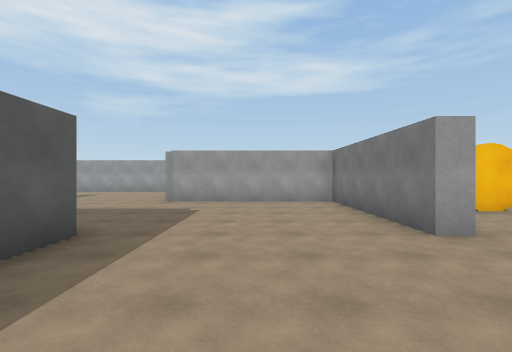
View 1 (above)

24 first-person views from a walk through a 3-D level made in the Unity game engine. The camera is 1.5 m above the floor, looks level and sees 85° across. The floor is counted in squares, 2 m on a side. Each view is taken from the middle of a square. On the plan, view 1 faces up. The plan holds only what a view shows up to about 10 squares ahead; the rest is blank. The place goes on beyond the plan. The player is left out. Some animated figures are left out.

View 2
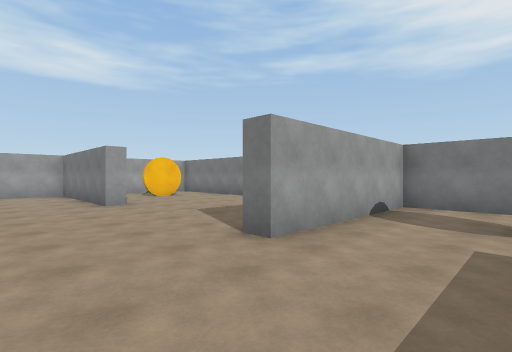

View 3
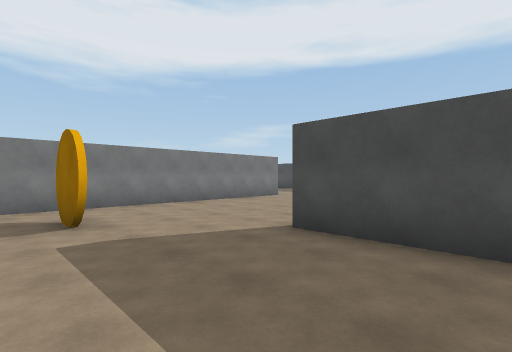

View 4
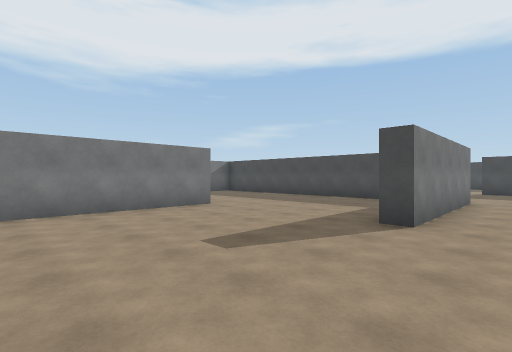

View 5
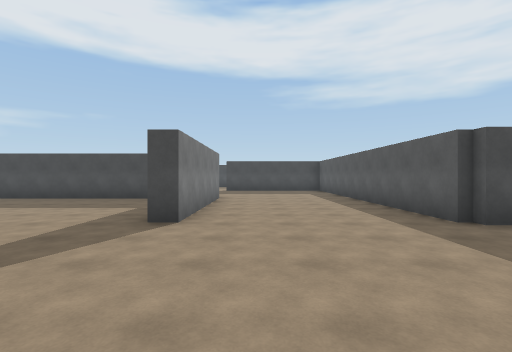

View 6
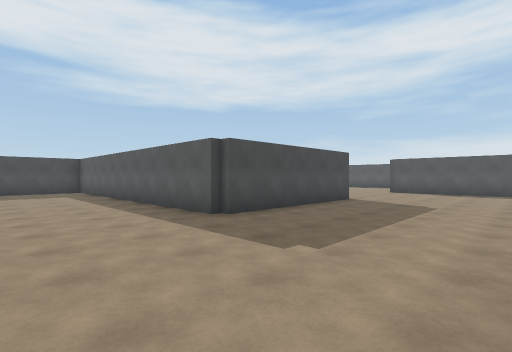

View 7
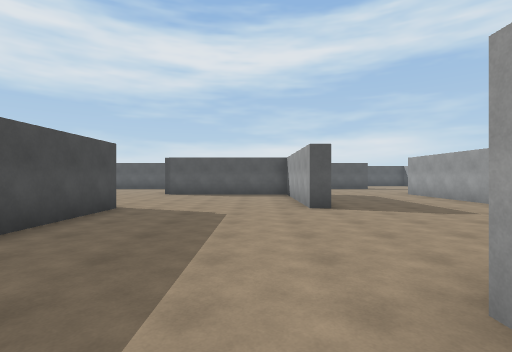

View 8
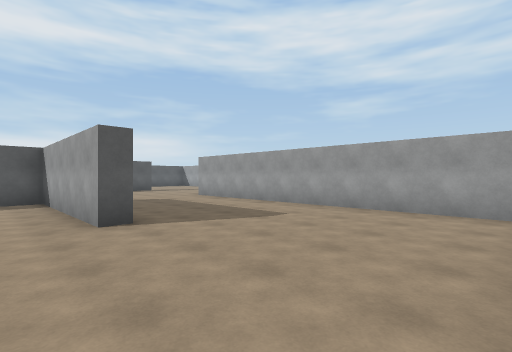

View 9
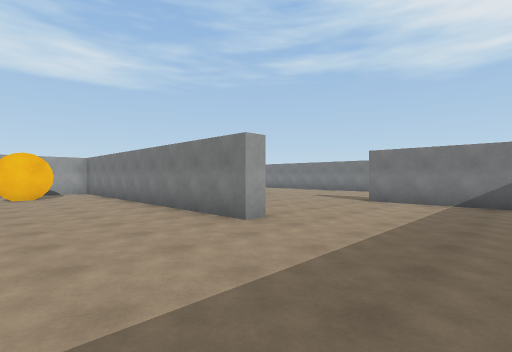

View 10
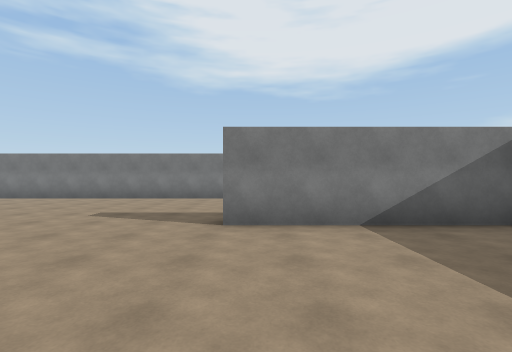

View 11
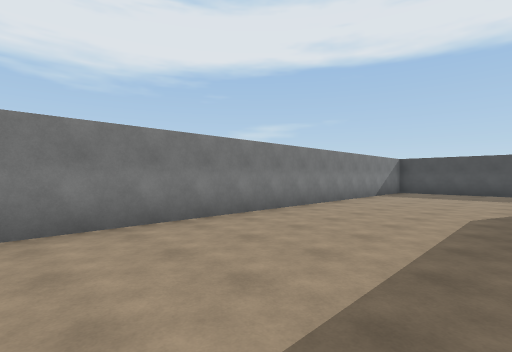

View 12
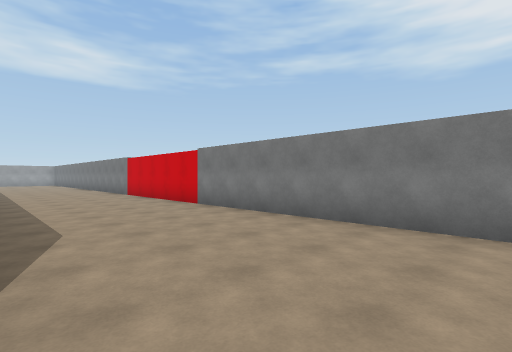

View 13
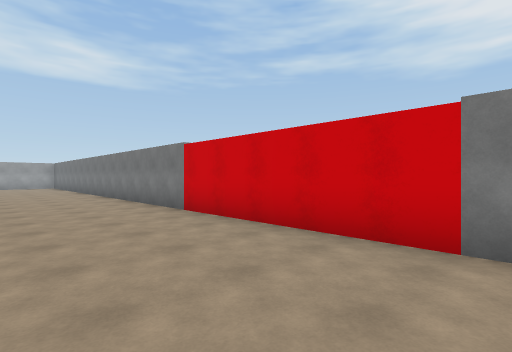

View 14
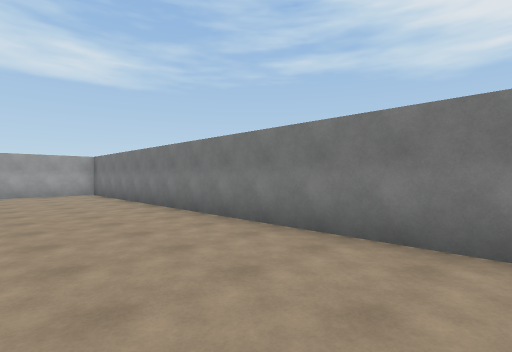

View 15
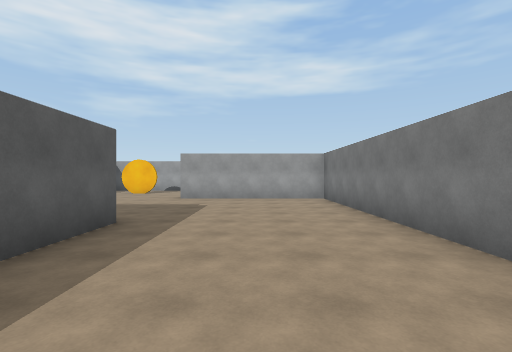

View 16
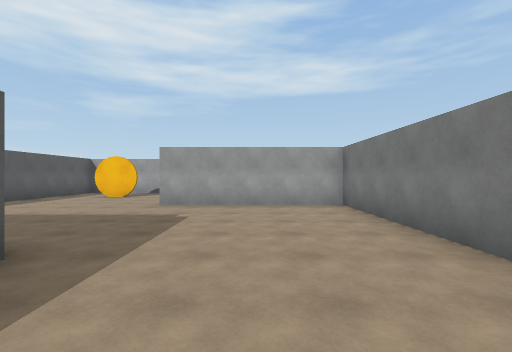

View 17
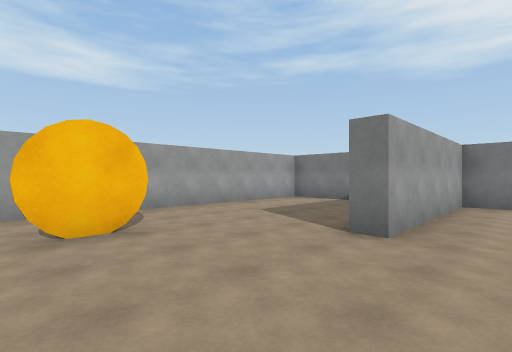

View 18
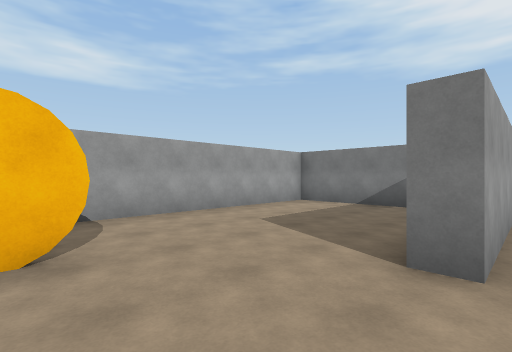

View 19
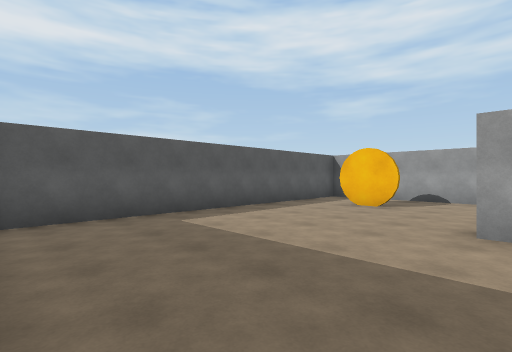

View 20
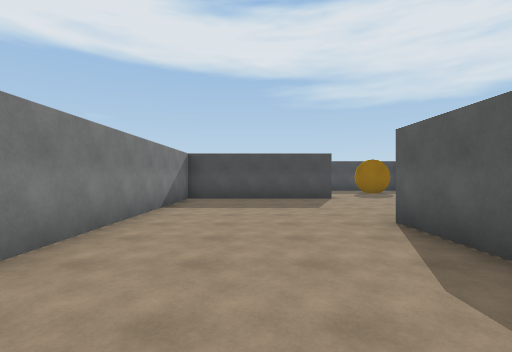

View 21
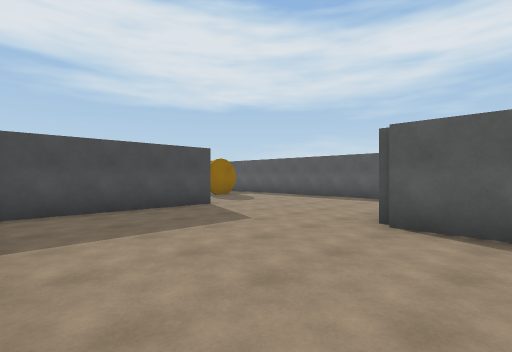

View 22
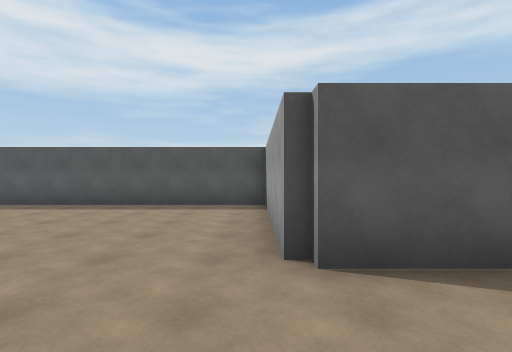

View 23
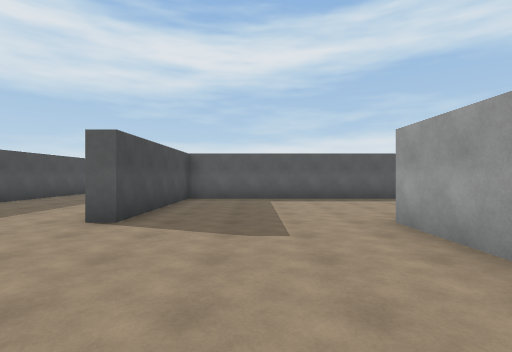

View 24
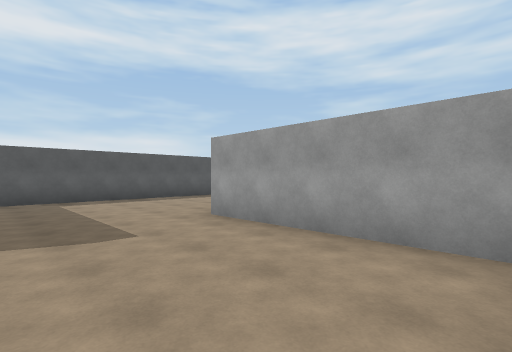

### Floor plan
Points are (right, up) in squares from view 1. A wall is a line through its corners. A room is listed if a view was taken in it or the views show most of it. See-through windows are left out.
Room 1 (views 1, 2, 3, 4, 5, 6, 7, 8, 9, 10, 11, 12, 13, 14, 15, 16, 17, 18, 19, 20, 21, 22, 23, 24)
walls: (2.8, 3.5) (2.3, 3.5) (2.3, 8.2) (-2.5, 8.2); (0.1, -6.3) (2.5, -6.3); (-3.2, -1.7) (-11, -1.7); (-2.2, 3.5) (-2.2, 2.4); (7.8, -11.5) (7.2, -11.5) (7.2, -1.7) (2.5, -1.7) (2.5, -1.2); (-2.2, -11.5) (-2.2, -21.2) (2.5, -21.2); (-7.5, -6.1) (-7.5, -6.7) (-11.4, -6.7); (4.5, -16.3) (9.5, -16.3); (-7.5, -11.2) (-2.5, -11.2); (6.9, -16.7) (2.3, -16.7) (2.3, -11.5) (2.8, -11.5); (12.7, -14.4) (12.7, -16.7) (8.1, -16.7); (7.8, -16.8) (7.8, -21.5); (12.3, -16) (12.3, -11.5); (12.7, 13.5) (12.7, 11.4); (12.5, -21.2) (17.3, -21.2) (17.3, 18.2) (12.5, 18.2) (12.5, 18.8); (7.8, 22.9) (7.8, 14.1); (17.3, 20.1) (17.3, 23.2) (8, 23.2)
objects: other object (5, -4); other object (5, 6); other object (10, 21)

Where each view was taken, in squares from view 1:
view 1: 0 up, 0 right, facing up
view 2: 4 down, 0 right, facing up-right
view 3: 3 down, 0 right, facing down-right
view 4: 7 down, 1 right, facing down-right
view 5: 7 down, 1 right, facing down
view 6: 7 down, 1 right, facing down-left
view 7: 8 down, 1 left, facing left
view 8: 8 down, 3 left, facing up-left
view 9: 15 down, 4 right, facing up-right
view 10: 12 down, 8 right, facing right
view 11: 8 down, 13 right, facing down-right
view 12: 8 down, 13 right, facing up-right
view 13: 2 down, 14 right, facing up-right
view 14: 6 up, 14 right, facing up-right
view 15: 9 up, 15 right, facing up
view 16: 11 up, 15 right, facing up
view 17: 17 up, 9 right, facing up-right
view 18: 18 up, 10 right, facing up-right
view 19: 14 up, 13 right, facing up-left
view 20: 12 down, 15 right, facing down
view 21: 15 down, 17 right, facing down-left
view 22: 17 down, 15 right, facing left
view 23: 19 down, 7 right, facing left
view 24: 20 down, 7 right, facing up-left
